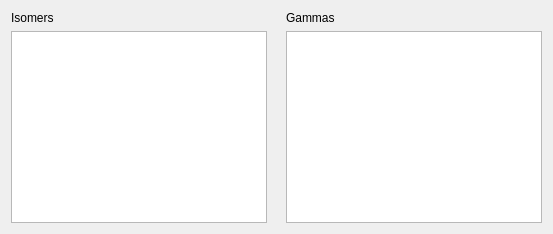
      <widget class="QWidget" name="page_Split">
       <layout class="QGridLayout" name="gridLayout_3">
        <item row="0" column="2">
         <widget class="QLabel" name="label_10">
          <property name="text">
           <string>Gammas</string>
          </property>
         </widget>
        </item>
        <item row="0" column="0">
         <widget class="QLabel" name="label_7">
          <property name="text">
           <string>&lt;html&gt;&lt;head/&gt;&lt;body&gt;&lt;p&gt;Isomers&lt;/p&gt;&lt;/body&gt;&lt;/html&gt;</string>
          </property>
         </widget>
        </item>
        <item row="1" column="1">
         <spacer name="horizontalSpacer_3">
          <property name="orientation">
           <enum>Qt::Orientation::Horizontal</enum>
          </property>
          <property name="sizeType">
           <enum>QSizePolicy::Policy::Fixed</enum>
          </property>
          <property name="sizeHint" stdset="0">
           <size>
            <width>13</width>
            <height>20</height>
           </size>
          </property>
         </spacer>
        </item>
        <item row="1" column="2">
         <widget class="QTableView" name="tableView_Gammas">
          <property name="enabled">
           <bool>true</bool>
          </property>
          <property name="sizePolicy">
           <sizepolicy hsizetype="Expanding" vsizetype="Expanding">
            <horstretch>0</horstretch>
            <verstretch>0</verstretch>
           </sizepolicy>
          </property>
          <property name="font">
           <font>
            <pointsize>10</pointsize>
           </font>
          </property>
          <property name="mouseTracking">
           <bool>true</bool>
          </property>
          <property name="editTriggers">
           <set>QAbstractItemView::EditTrigger::NoEditTriggers</set>
          </property>
          <property name="alternatingRowColors">
           <bool>true</bool>
          </property>
          <property name="sortingEnabled">
           <bool>true</bool>
          </property>
          <attribute name="horizontalHeaderCascadingSectionResizes">
           <bool>false</bool>
          </attribute>
         </widget>
        </item>
        <item row="1" column="0">
         <widget class="QTableView" name="tableView_Isomer">
          <property name="enabled">
           <bool>true</bool>
          </property>
          <property name="sizePolicy">
           <sizepolicy hsizetype="Expanding" vsizetype="Expanding">
            <horstretch>0</horstretch>
            <verstretch>0</verstretch>
           </sizepolicy>
          </property>
          <property name="font">
           <font>
            <pointsize>10</pointsize>
            <bold>false</bold>
           </font>
          </property>
          <property name="mouseTracking">
           <bool>true</bool>
          </property>
          <property name="editTriggers">
           <set>QAbstractItemView::EditTrigger::NoEditTriggers</set>
          </property>
          <property name="alternatingRowColors">
           <bool>true</bool>
          </property>
          <property name="sortingEnabled">
           <bool>true</bool>
          </property>
          <attribute name="horizontalHeaderCascadingSectionResizes">
           <bool>false</bool>
          </attribute>
         </widget>
        </item>
       </layout>
      </widget>
